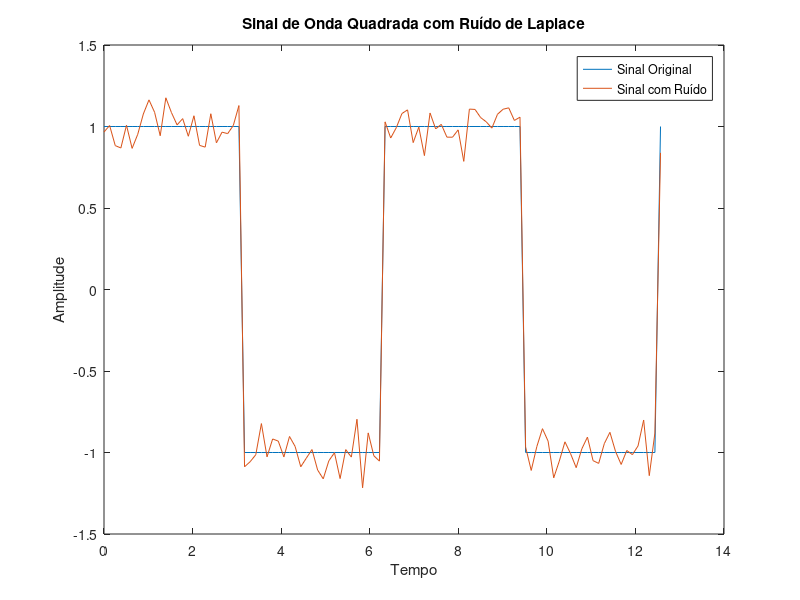

Source code (MATLAB):
clc;
clear;
close all;

% Função para gerar uma onda quadrada
function y = square_wave(t)
    y = 2 * (mod(t, 2*pi) < pi) - 1;
end

t = linspace(0, 4*pi, 100); % Vetor de tempo de 0 a 4*pi com 100 pontos
sinal_quadrado = square_wave(t); % Sinal de onda quadrada

% Gerando ruído gaussiano
ruido_gaussiano = 0.3 * randn(size(t)); % Ruído gaussiano com média 0 e desvio padrão 0.3

% Transformando o ruído gaussiano em ruído de Laplace
ruido_laplace = log(1 + 0.3 * abs(ruido_gaussiano)) .* sign(ruido_gaussiano);

sinal_com_ruido_laplace = sinal_quadrado + ruido_laplace; % Adicionando o ruído ao sinal
plot(t, sinal_quadrado);
hold on;
plot(t, sinal_com_ruido_laplace);
title('Sinal de Onda Quadrada com Ruído de Laplace');
xlabel('Tempo');
ylabel('Amplitude');
legend('Sinal Original', 'Sinal com Ruído');

save laplaceRuido.mat sinal_com_ruido_laplace

